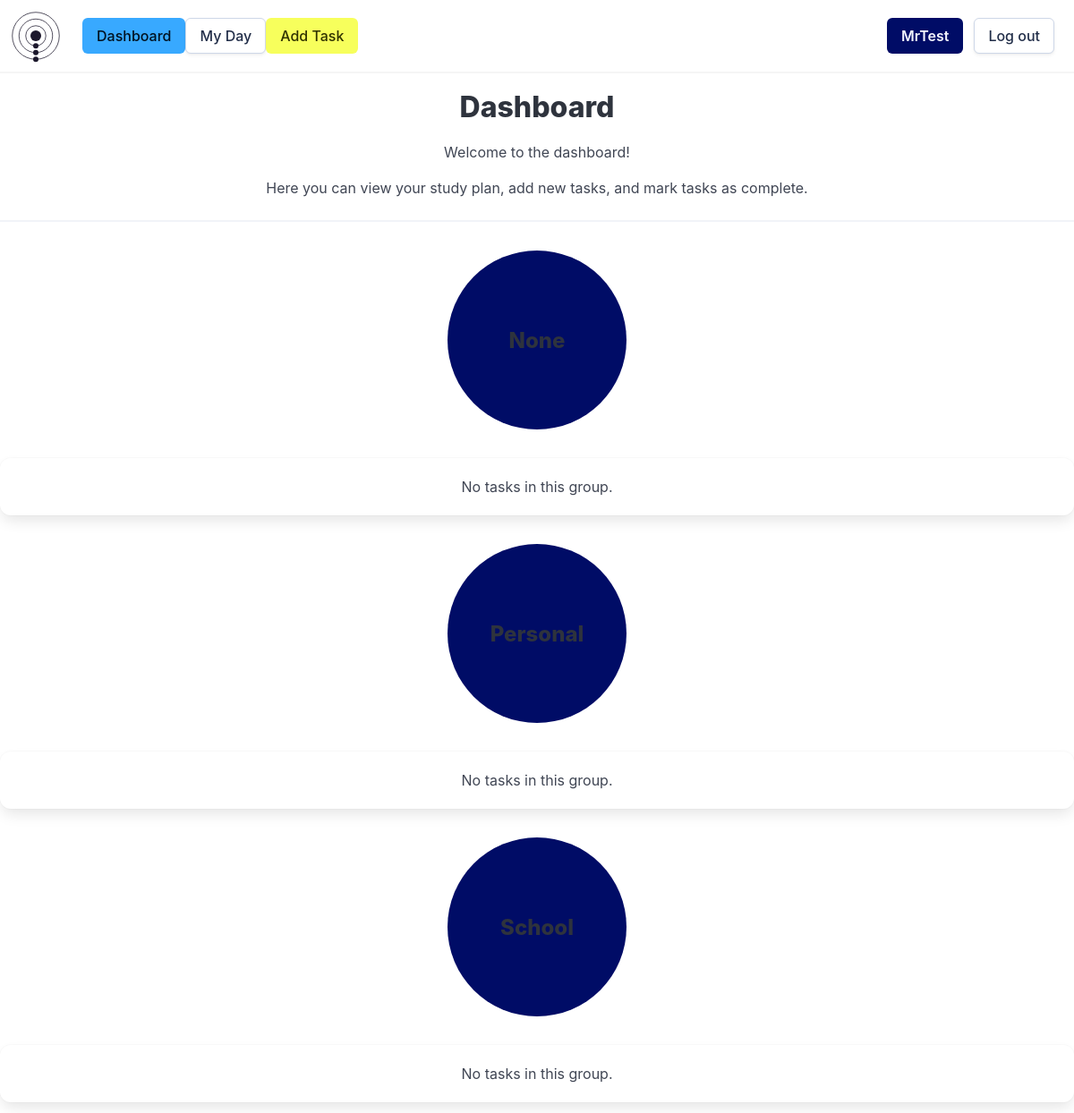
Page /dashboard (signed in) on the earlier database version.
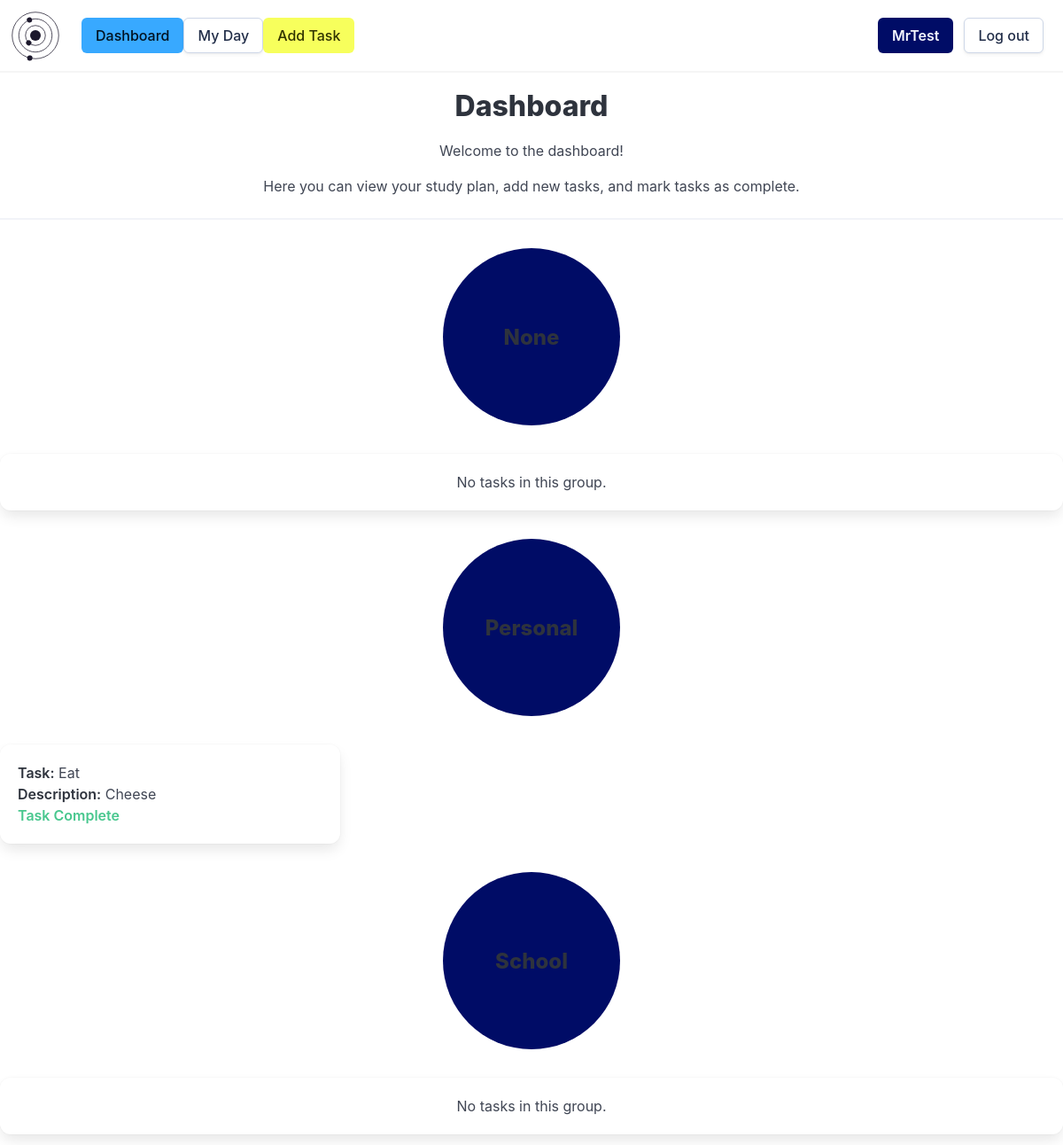
Same page on the later database version.
### tables this page shows
CREATE TABLE "tasks" ("user_id" TEXT, `task_id` TEXT, "name" TEXT, "details" TEXT, "group_name" TEXT, `important` INTEGER, due_date DATE, completed INTEGER);

### app.py (the view)
@app.route('/dashboard')
def dashboard():
    userId = session.get('userId')
    if userId is None:
        return redirect(url_for('login'))
    else:
        query = text("SELECT * FROM tasks WHERE user_id = '{}'".format(userId))
        result = connection.execute(query).fetchall()
        groups = ["None","Personal","School"]#Temporary groups for testing
        for task in result:
            if task[4] not in groups:
                groups.append(task[4])
        return render_template('dashboard.html', tasks=result, groups=groups)

### templates/dashboard.html (shortened to what this page needs)
{% extends 'base_loggedin.html' %}
{% block heading %}Dashboard{% endblock %}
{% block content %}
    <p class="has-text-centered">Welcome to the dashboard!</p>
    <p class="has-text-centered">Here you can view your study plan, add new tasks, and mark tasks as complete.</p>
    <hr>
    <div class="columns is-multiline">
        {% for group in groups %}
            <div class="circle-holder column is-full is-centered">
                <div class="group-circle">
                    <div class="hero-body">
                        <p class="title is-4">{{ group }}</p>
                    </div>
                </div>
            </div>
            {% set has_tasks = tasks | selectattr('4', 'equalto', group) | list | length > 0 %}
            {% for task in tasks %}
                {% if task[4] == group %}
                    <div class="column is-one-third">
                        <div class="box">
                            <article class="media">
                                <div class="media-content">
                                    <div class="content">
                                        <p>
                                            <strong>Task:</strong> {{ task[2] }}<br>
                                            {% if task[3] != "" %}
                                                <strong>Description:</strong> {{ task[3] }}<br>
                                            {% endif %}
                                            {% if task[7] == 0 %}
                                                <strong>Due Date:</strong> {{ task[6] }}<br>
                                                {% if task[5] %}
                                                    <strong class="has-text-danger">Important</strong><br>
                                                {% endif %}
                                            {% else %}
                                                <strong class="has-text-success">Task Complete</strong>
                                            {% endif %}
                                        </p>
                                    </div>
                                </div>
                            </article>
                        </div>
                    </div>
                {% endif %}
            {% endfor %}
            {% if not has_tasks %}
                <div class="column is-full">
                    <div class="box">
                        <p class="has-text-centered">No tasks in this group.</p>
                    </div>
                </div>
            {% endif %}
        {% endfor %}
    </div>
{% endblock %}

### templates/base_loggedin.html (shortened to what this page needs)
<!DOCTYPE html>
<html>
    <head>
        <link rel="stylesheet" href= "{{ url_for('static',filename='styles/styles.css') }}">
    </head>
    <body>
        <header>
            <nav class="navbar" role="navigation" aria-label="main navigation">
                <div class="navbar-brand">
                </div>
                <div class="navbar-menu">
                    <div class="navbar-item">
                        <div class="buttons">
                            <div class="navbar-start">
                                <a class="button is-primary" href="/dashboard">
                                    Dashboard
                                </a>
                                <a class="button" href="">
                                    My Day
                                </a>
                                <a class="button is-info" href="/addtask">
                                    Add Task
                                </a>
                            </div>
                        </div>
                    </div>
                <div class="navbar-end">
                    <div class="navbar-item">
                        <div class="buttons">
                            <a class="button is-link" href="">
                            <strong>{{ session['username'] }}</strong>
                            </a>
                            <a class="button" href="/">
                                Log out
                            </a>
                        </div>
                    </div>
                </div>
                </div>
            </nav>
        </header>
        <section class="hero">
            <div class="hero-body">
                <h1 class="title has-text-centered">
                    {% block heading %}{% endblock %}
                </h1>
        </section>
        <div class='content'>
            {% block content %}{% endblock %}
        </div>
    </body>
</html>

### static/styles/styles.css (style rules this page uses)
:root { --bulma-primary-h: 206deg; --bulma-primary-l: 61%; --bulma-link-l: 20%; --bulma-info-h: 63deg; --bulma-info-l: 68%; --bulma-scheme-s: 36%; color-scheme: light dark; --accent-color: light-dark(#1c182c, #f5f5f5); --accent-color-invert: light-dark(#f5f5f5, #1c182c); }
header { padding:10px; border-bottom: var(--accent-color-invert) solid 2px; }
#logo-svg { padding-right: 10px; }
.hero-body { padding: 20px; }
.hero { margin-left: 20px; margin-right: 20px; border-radius: 20px; }
.circle-holder { display: flex; justify-content: center; align-items: center; }
.group-circle { position: relative; margin: .5em; border-radius: 50%; width: 200px; text-align: center; align-content: center; overflow: hidden; height: 200px; background-color: var(--bulma-link); }

Differences in the rows shown:
added tasks: name "Eat", details "Cheese", completed "Task Complete"
Other differences:
list line gone: "No tasks in this group."
